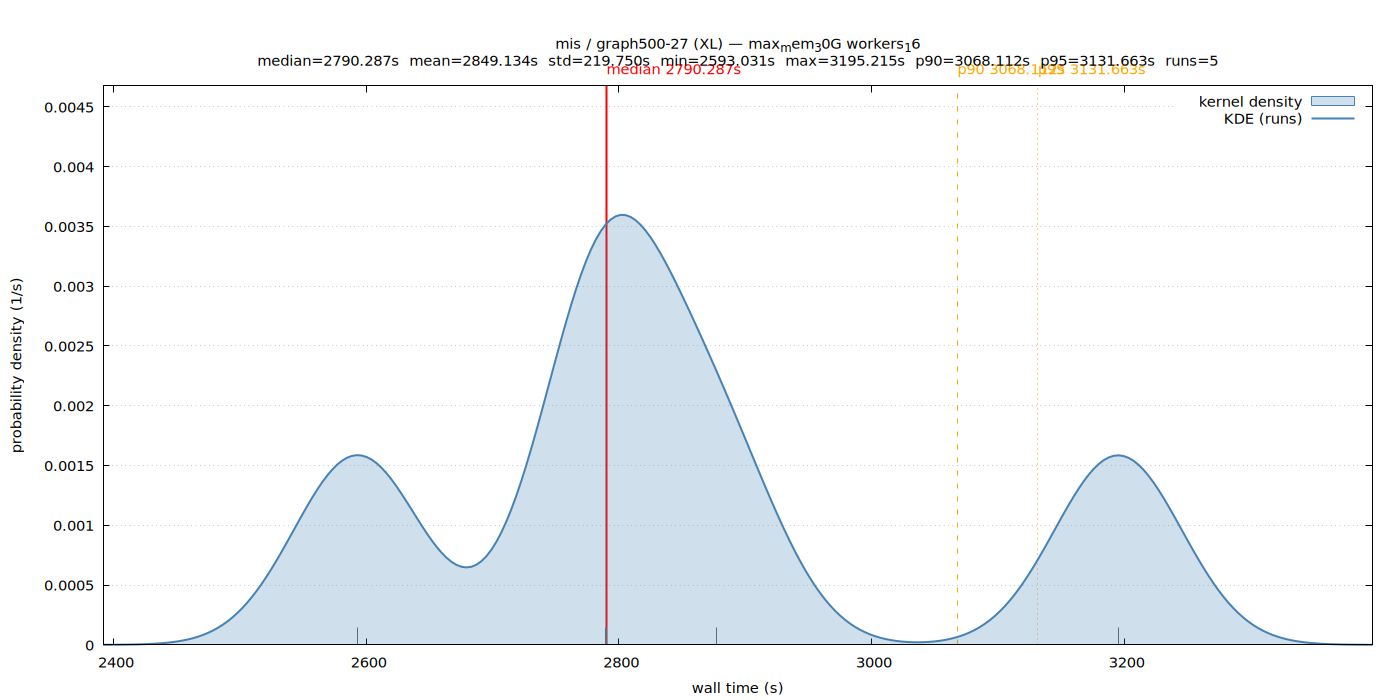

Generate this figure with gnuplot:
set terminal pngcairo size 1400,700 enhanced font 'Sans,11'
set output '/home/ubuntu/nvm/gfrs/mis/XL/graph500-27/max_mem_30G_workers_16/wall_time.png'
set title "mis / graph500-27 (XL) — max_mem_30G workers_16\nmedian=2790.287s  mean=2849.134s  std=219.750s  min=2593.031s  max=3195.215s  p90=3068.112s  p95=3131.663s  runs=5"
set xlabel 'wall time (s)'
set ylabel 'probability density (1/s)'
set tmargin 5
set yrange [0:0.0046759]
set xrange [2391.729990:3396.515863]
set grid y
set key top right
set arrow from 2790.287110,0 to 2790.287110,0.0046759 nohead lc rgb 'red' lw 2
set label 'median 2790.287s' at 2790.287110,0.0046759 offset char 0,1 tc rgb 'red'
set arrow from 3068.111665,0 to 3068.111665,0.0046759 nohead lc rgb 'orange' lw 1 dt 2
set label 'p90 3068.112s' at 3068.111665,0.0046759 offset char 0,1 tc rgb 'orange'
set arrow from 3131.663360,0 to 3131.663360,0.0046759 nohead lc rgb 'orange' lw 1 dt 3
set label 'p95 3131.663s' at 3131.663360,0.0046759 offset char 0,1 tc rgb 'orange'
set arrow from 3195.215055,0 to 3195.215055,0.000143874 nohead lc rgb '#666666' lw 1
set arrow from 2877.456581,0 to 2877.456581,0.000143874 nohead lc rgb '#666666' lw 1
set arrow from 2790.287110,0 to 2790.287110,0.000143874 nohead lc rgb '#666666' lw 1
set arrow from 2593.030798,0 to 2593.030798,0.000143874 nohead lc rgb '#666666' lw 1
set arrow from 2789.680040,0 to 2789.680040,0.000143874 nohead lc rgb '#666666' lw 1
plot '/home/ubuntu/nvm/gfrs/mis/XL/graph500-27/max_mem_30G_workers_16/wall_time.dat' using 1:2 with filledcurves y=0 lc rgb '#4682b4' fs transparent solid 0.25 title 'kernel density', \
     '/home/ubuntu/nvm/gfrs/mis/XL/graph500-27/max_mem_30G_workers_16/wall_time.dat' using 1:2 with lines lw 2 lc rgb '#4682b4' title 'KDE (runs)'
